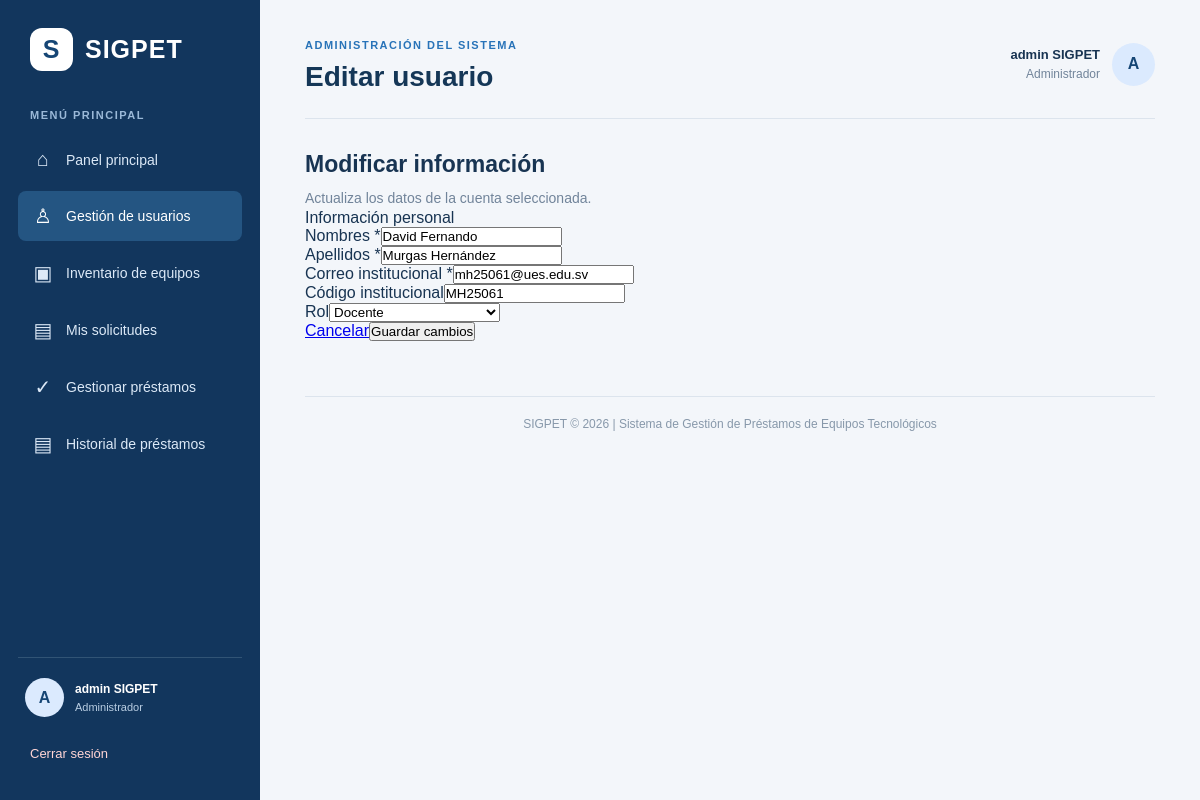
Screenshot of /usuarios/editar.php?id=2 (signed in) with the database file from the repository.
### tables this page shows
CREATE TABLE `usuarios` (
  `id_usuario` int(11) NOT NULL,
  `id_rol` int(11) NOT NULL,
  `nombres` varchar(100) NOT NULL,
  `apellidos` varchar(100) NOT NULL,
  `correo_institucional` varchar(150) NOT NULL,
  `codigo_institucional` varchar(30) DEFAULT NULL,
  `password` varchar(255) NOT NULL,
  `activo` tinyint(1) NOT NULL DEFAULT 1,
  `fecha_registro` timestamp NULL DEFAULT current_timestamp()
);

CREATE TABLE `roles` (
  `id_rol` int(11) NOT NULL,
  `nombre_rol` varchar(50) NOT NULL,
  `descripcion` varchar(255) DEFAULT NULL
);

### includes/permisos.php (called while the page is built, shortened)
<?php
$permisos = [
    "Administrador" => [
        "usuarios.consultar",
        "usuarios.registrar",
        "usuarios.editar",
        "usuarios.desactivar",
        "usuarios.asignar_roles",
        "inventario.consultar",
        "inventario.registrar",
        "inventario.editar",
        "inventario.dar_baja",
        "inventario.consultar_estado",
        "inventario.buscar_disponibles",
        "prestamos.solicitar",
        "prestamos.gestionar",
        "prestamos.historial"
    ],
    "Encargado de préstamos" => [
        "inventario.consultar",
        "inventario.registrar",
        "inventario.editar",
        "inventario.dar_baja",
        "inventario.consultar_estado",
        "inventario.buscar_disponibles",
        "prestamos.gestionar",
        "prestamos.historial"
    ],
    "Estudiante" => [
        "inventario.consultar",
        "inventario.consultar_estado",
        "inventario.buscar_disponibles",
        "prestamos.solicitar"
    ],
    "Docente" => [
        "inventario.consultar",
        "inventario.consultar_estado",
        "inventario.buscar_disponibles",
        "prestamos.solicitar"
    ],
    "Coordinador académico" => [
        "inventario.consultar",
        "inventario.consultar_estado",
        "inventario.buscar_disponibles",
        "prestamos.historial"
    ]
];
function tienePermiso(string $permiso): bool
{
    global $permisos;
    $rol = $_SESSION["rol"];
    return isset($permisos[$rol])
        && in_array($permiso, $permisos[$rol], true);
}
?>

### usuarios/editar.php (the view, shortened to what this page needs)
<?php
require_once __DIR__ . '/../config/conexion.php';
$id_usuario = filter_input(INPUT_GET, 'id', FILTER_VALIDATE_INT);
$stmt = $conexion->prepare('SELECT u.*, r.nombre_rol FROM usuarios u INNER JOIN roles r ON r.id_rol = u.id_rol WHERE u.id_usuario = ?');
$stmt->bind_param('i', $id_usuario);
$stmt->execute();
$usuario = $stmt->get_result()->fetch_assoc();
$puedeAsignarRoles = tienePermiso('usuarios.asignar_roles');
$roles = $conexion->query('SELECT id_rol, nombre_rol FROM roles ORDER BY id_rol')->fetch_all(MYSQLI_ASSOC);
$tokenCSRF = obtenerTokenCSRF();
$nombreSesion = $_SESSION['nombres'] ?? '';
$apellidoSesion = $_SESSION['apellidos'] ?? '';
$rolSesion = $_SESSION['rol'] ?? '';
?>
<!DOCTYPE html><html lang="es"><head><link rel="stylesheet" href="../CSS/base.css"><link rel="stylesheet" href="../CSS/dashboard.css"><link rel="stylesheet" href="../CSS/usuarios.css"></head>
<body class="dashboard-body"><div class="dashboard-layout">
<?php $rutaBase = '../'; $paginaActiva = 'usuarios'; require __DIR__ . '/../includes/sidebar.php'; ?>
<main class="dashboard-main"><header class="dashboard-header"><div><span class="header-subtitle">ADMINISTRACIÓN DEL SISTEMA</span><h1>Editar usuario</h1></div><div class="header-user"><div class="header-user-text"><strong><?= htmlspecialchars($nombreSesion . ' ' . $apellidoSesion) ?></strong><span><?= htmlspecialchars($rolSesion) ?></span></div><div class="user-avatar header-avatar"><?= htmlspecialchars(strtoupper(substr($nombreSesion, 0, 1))) ?></div></div></header>
<section class="users-intro"><h2>Modificar información</h2><p>Actualiza los datos de la cuenta seleccionada.</p></section>
<section class="user-form-container">
<form method="POST" action="editar.php?id=<?= (int)$id_usuario ?>" class="user-form"><input type="hidden" name="token_csrf" value="<?= htmlspecialchars($tokenCSRF) ?>">
<div class="form-section-title">Información personal</div><div class="form-grid">
<div class="form-group"><label for="nombres">Nombres *</label><input type="text" id="nombres" name="nombres" maxlength="100" value="<?= htmlspecialchars($usuario['nombres']) ?>" required></div>
<div class="form-group"><label for="apellidos">Apellidos *</label><input type="text" id="apellidos" name="apellidos" maxlength="100" value="<?= htmlspecialchars($usuario['apellidos']) ?>" required></div>
<div class="form-group"><label for="correo_institucional">Correo institucional *</label><input type="email" id="correo_institucional" name="correo_institucional" maxlength="150" value="<?= htmlspecialchars($usuario['correo_institucional']) ?>" required></div>
<div class="form-group"><label for="codigo_institucional">Código institucional</label><input type="text" id="codigo_institucional" name="codigo_institucional" maxlength="30" value="<?= htmlspecialchars($usuario['codigo_institucional'] ?? '') ?>" placeholder="Opcional"></div>
<div class="form-group"><label for="id_rol">Rol</label><?php if ($puedeAsignarRoles): ?><select id="id_rol" name="id_rol" required><?php foreach ($roles as $item): ?><option value="<?= (int)$item['id_rol'] ?>" <?= (int)$usuario['id_rol'] === (int)$item['id_rol'] ? 'selected' : '' ?>><?= htmlspecialchars($item['nombre_rol']) ?></option><?php endforeach; ?></select><?php else: ?><input type="text" value="<?= htmlspecialchars($usuario['nombre_rol']) ?>" disabled><small>Tu rol no permite modificar la asignación de roles.</small><?php endif; ?></div>
</div><div class="form-actions"><a href="listar.php" class="form-button cancel-button">Cancelar</a><button type="submit" class="form-button submit-button">Guardar cambios</button></div></form>
</section><footer class="dashboard-footer">SIGPET © 2026 | Sistema de Gestión de Préstamos de Equipos Tecnológicos</footer></main></div></body></html>

### CSS/base.css (style rules this page uses)
* { margin: 0; padding: 0; box-sizing: border-box; }
html { min-height: 100%; }
body { font-family: Arial, Helvetica, sans-serif; min-height: 100vh; }

### CSS/dashboard.css (style rules this page uses)
.dashboard-body { margin: 0; min-height: 100vh; background: #f3f6fa; font-family: Arial, Helvetica, sans-serif; color: #183452; }
.dashboard-layout { display: flex; min-height: 100vh; }
.user-avatar { width: 39px; height: 39px; border-radius: 50%; background: #dbeafe; color: #164675; display: flex; justify-content: center; align-items: center; font-weight: bold; flex-shrink: 0; }
.dashboard-main { flex: 1; min-width: 0; padding: 35px 45px 20px; }
.dashboard-header { display: flex; justify-content: space-between; align-items: center; gap: 20px; padding-bottom: 25px; border-bottom: 1px solid #dce4ed; }
.header-subtitle { color: #2873b8; font-size: 11px; font-weight: bold; letter-spacing: 1.5px; }
.dashboard-header h1 { font-size: 28px; margin: 8px 0 0; color: #153757; }
.header-user { display: flex; align-items: center; gap: 12px; }
.header-user-text { display: flex; flex-direction: column; align-items: flex-end; gap: 5px; }
.header-user-text strong { font-size: 13px; }
.header-user-text span { color: #71849a; font-size: 12px; }
.header-avatar { width: 43px; height: 43px; }
.dashboard-footer { margin-top: 55px; padding: 20px 0; border-top: 1px solid #dce4ed; color: #8798aa; font-size: 12px; text-align: center; }

### CSS/usuarios.css (style rules this page uses)
.users-intro { margin-top: 32px; }
.users-intro h2 { color: #183452; font-size: 23px; margin: 0 0 9px; }
.users-intro p { color: #71849a; font-size: 14px; margin: 0; line-height: 1.6; }

### rows the page displays
usuarios: nombres "David Fernando", apellidos "Murgas Hernández", correo_institucional "mh25061@ues.edu.sv", codigo_institucional "MH25061", id_rol "Docente"

### other values shown
$inicial "A"
$nombre . ' ' . $apellido "admin SIGPET"
$rol "Administrador"
$nombreSesion . ' ' . $apellidoSesion "admin SIGPET"
$rolSesion "Administrador"
substr($nombreSesion, 0, 1) "A"
